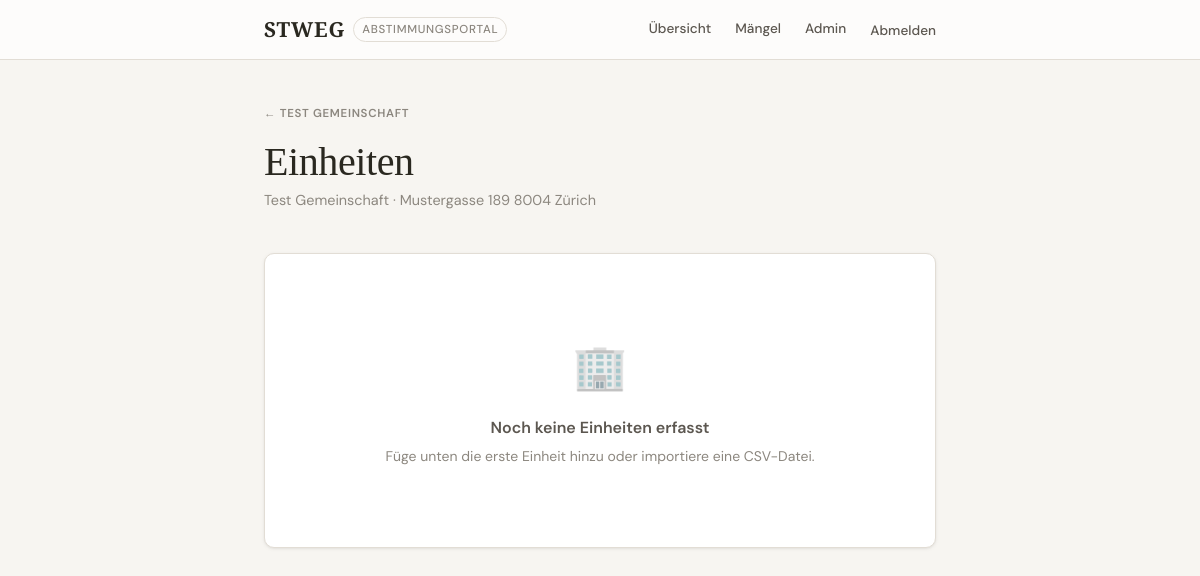
The page /community/2/einheiten/ (signed in) on the database as committed earlier.
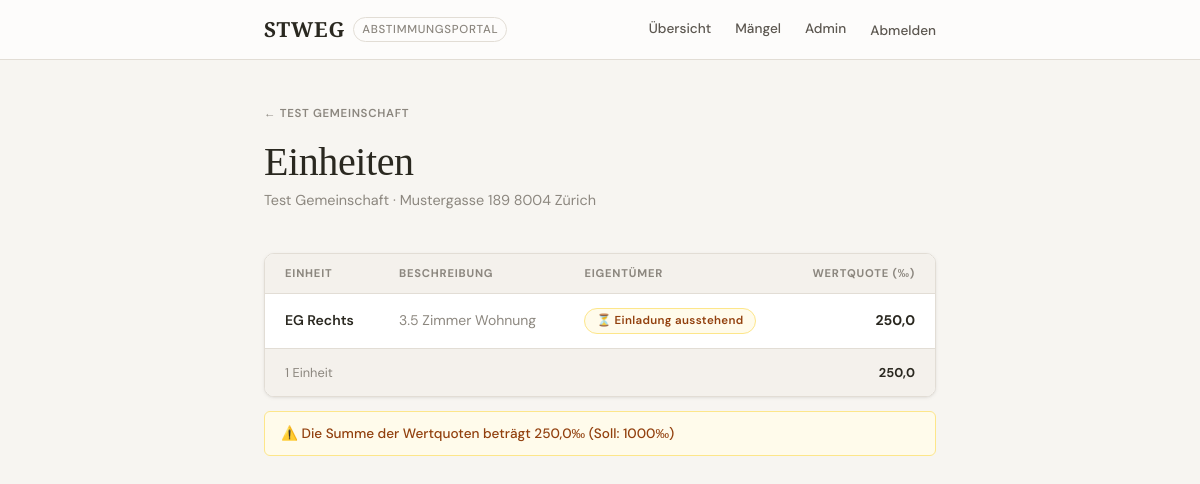
The same page on the database as committed later.
### voting/models.py (models this page shows, shortened)
class Community(models.Model):
    name       = models.CharField(max_length=200)
    address    = models.TextField()
    created_at = models.DateTimeField(auto_now_add=True)
    created_by = models.ForeignKey(
        User, on_delete=models.SET_NULL, null=True, blank=True,
        related_name='created_communities',
    )
    quorum = models.DecimalField(
        max_digits=5, decimal_places=1, default=Decimal('0'),
        verbose_name="Quorum (‰)",
        help_text="Mindest-Beteiligung in Wertquoten ‰ für gültige Abstimmung (0 = kein Quorum)",
    )
    def is_admin(self, user):
        return (
            self.created_by == user
            or user.is_staff
            or self.memberships.filter(
                user=user, role=CommunityMembership.Role.MANAGER
            ).exists()
        )
    class Meta:
        verbose_name        = "Gemeinschaft"
        verbose_name_plural = "Gemeinschaften"

class Unit(models.Model):
    community   = models.ForeignKey(Community, on_delete=models.CASCADE, related_name='units')
    owner       = models.ForeignKey(
        User, on_delete=models.SET_NULL, null=True, blank=True,
        related_name='units',
    )
    unit_number = models.CharField(max_length=20, verbose_name="Einheitsnummer")
    description = models.CharField(max_length=200, blank=True)
    quota       = models.DecimalField(max_digits=6, decimal_places=1, verbose_name="Wertquote (‰)")
    class Meta:
        verbose_name        = "Einheit"
        verbose_name_plural = "Einheiten"
        ordering            = ['unit_number']

### voting/views.py (the view)
@login_required
def unit_manage(request, community_id):
    community = get_object_or_404(Community, id=community_id)
    if not community.is_admin(request.user):
        messages.error(request, "Keine Berechtigung.")
        return redirect('voting:dashboard')
    if request.method == 'POST':
        action = request.POST.get('action', 'add')
        if action == 'add':
            form = UnitForm(request.POST)
            if form.is_valid():
                unit           = form.save(commit=False)
                unit.community = community
                unit.save()
                messages.success(request, f"Einheit {unit.unit_number} hinzugefügt.")
                return redirect('voting:unit_manage', community_id=community_id)
        elif action == 'edit':
            unit_id = request.POST.get('unit_id')
            unit    = get_object_or_404(Unit, id=unit_id, community=community)
            form    = UnitForm(request.POST, instance=unit)
            if form.is_valid():
                form.save()
                messages.success(request, f"Einheit {unit.unit_number} aktualisiert.")
                return redirect('voting:unit_manage', community_id=community_id)
    else:
        form = UnitForm()
    units       = community.units.select_related('owner').order_by('unit_number')
    total_quota = sum(u.quota for u in units)
    return render(request, 'voting/unit_manage.html', {
        'community':   community,
        'units':       units,
        'form':        form,
        'total_quota': total_quota,
    })

### voting/templates/voting/unit_manage.html (shortened to what this page needs)
{% extends "voting/base.html" %}
{% block content %}
<a href="{% url 'voting:proposal_list' community.id %}" class="back-link">{{ community.name }}</a>
<div class="page-header flex-between">
    <div>
        <h1>Einheiten</h1>
        <p>{{ community.name }} · {{ community.address }}</p>
    </div>
</div>
{% if units %}
<div class="table-card">
    <table>
        <thead>
            <tr>
                <th>Einheit</th>
                <th>Beschreibung</th>
                <th>Eigentümer</th>
                <th class="th-right">Wertquote (‰)</th>
            </tr>
        </thead>
        <tbody>
        {% for unit in units %}
            <tr>
                <td class="td-strong">{{ unit.unit_number }}</td>
                <td class="td-muted">{{ unit.description|default:"–" }}</td>
                <td>
                    {% if unit.owner %}
                        {{ unit.owner.get_full_name|default:unit.owner.username }}
                        <div class="user-line">{{ unit.owner.username }}</div>
                    {% else %}
                        <span class="badge badge-pending">⏳ Einladung ausstehend</span>
                    {% endif %}
                </td>
                <td class="td-numeric">{{ unit.quota }}</td>
            </tr>
        {% endfor %}
        </tbody>
        <tfoot>
            <tr>
                <td colspan="3" class="td-muted">
                    {{ units|length }} Einheit{% if units|length != 1 %}en{% endif %}
                </td>
                <td class="td-numeric">{{ total_quota }}</td>
            </tr>
        </tfoot>
    </table>
</div>
{% if total_quota != 1000 %}
<div class="info-banner info-banner-warning">
    ⚠️ Die Summe der Wertquoten beträgt {{ total_quota }}‰ (Soll: 1000‰)
</div>
{% endif %}
{% else %}
<div class="card">
    <div class="empty-state">
        <span class="empty-state-icon">🏢</span>
        <div class="empty-state-title">Noch keine Einheiten erfasst</div>
        <div class="empty-state-sub">Füge unten die erste Einheit hinzu oder importiere eine CSV-Datei.</div>
    </div>
</div>
{% endif %}
{% endblock %}

### voting/templates/voting/base.html (shortened to what this page needs)
<!DOCTYPE html>
<html lang="de">
<head>
    {% load static %}
    <link rel="stylesheet" href="{% static 'voting/css/app.css' %}">
</head>
<body>
<nav>
    <div class="nav-inner">
        <a class="nav-brand" href="{% url 'voting:dashboard' %}">
            <span class="nav-brand-logo">STWEG</span>
            <span class="nav-brand-label">Abstimmungsportal</span>
        </a>
        {% if user.is_authenticated %}
        <div class="nav-links nav-links--desktop">
            <a href="{% url 'voting:dashboard' %}"
               class="{% if request.resolver_match.url_name == 'dashboard' %}nav-link--active{% endif %}">
                Übersicht
            </a>
            {% if nav_admin_communities %}
                {% if nav_admin_communities|length == 1 %}
                    <a href="{% url 'maintenance:ticket_list' nav_admin_communities.0.id %}"
                       class="{% if 'maintenance' in request.resolver_match.app_name %}nav-link--active{% endif %}">
                        Mängel
                    </a>
                {% endif %}
            {% endif %}
            {% if user.is_staff %}
                <a href="{% url 'admin:index' %}">Admin</a>
            {% endif %}
            <form method="post" action="{% url 'logout' %}" class="nav-logout-form">
                <button type="submit" class="nav-logout-btn">Abmelden</button>
            </form>
        </div>
        {% endif %}
    </div>
</nav>
<main>
    {% block content %}{% endblock %}
</main>
</body>
</html>

Rows that differ between the two databases and show on the page:
added Unit: unit_number "EG Rechts", description "3.5 Zimmer Wohnung", shows "⏳ Einladung ausstehend", quota "250,0"
Other text that changed with them:
{{ units|length }}: (not shown) → "1"
{{ total_quota }}: (not shown) → "250,0"
text no longer shown: "🏢 Noch keine Einheiten erfasst Füge unten die erste Einheit hinzu oder importiere eine CSV-Datei."
text now shown: "EINHEIT BESCHREIBUNG EIGENTÜMER WERTQUOTE (‰) Einheit ⚠️ Die Summe der Wertquoten beträgt ‰ (Soll: 1000‰)"
